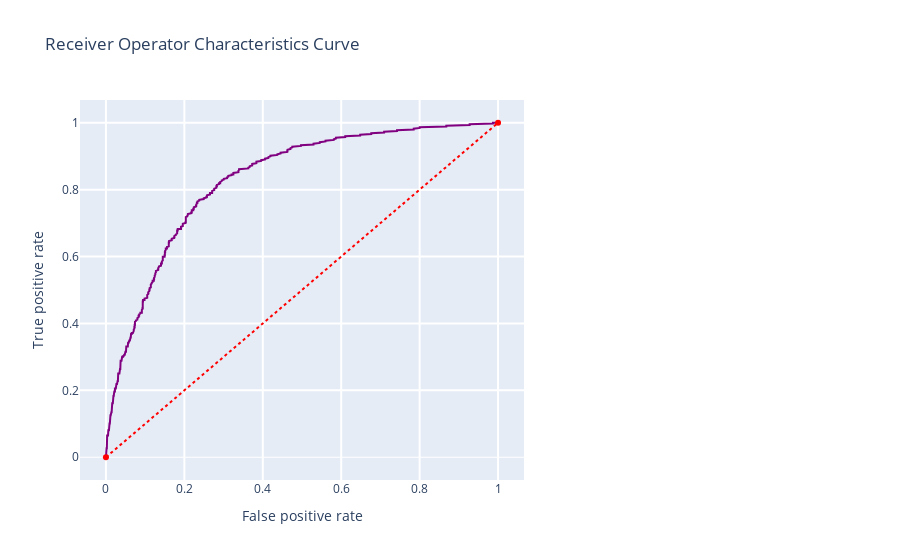

Notebook code cell kept with this figure:
### Code cell
print(recall_score(y_test, y_pred_LCV))
print(precision_score(y_test, y_pred_LCV))
print(accuracy_score(y_test, y_pred_LCV))
print(confusion_matrix(y_test,y_pred_LCV))
print(classification_report(y_test,y_pred_LCV))
print("Area under curve : ", roc_auc_score(y_test, y_pred_LCV))

roc_conf_plot(model_LCV, x_train, y_train, x_test, y_test)
threshold_plot(model_LCV, x_train, y_train)
LCV_model = model_metric(model_LCV,x_train,y_train,x_test,y_test, "Logistic Regression CV")

### Figure 1 — Plotly figure (JSON) as saved in the notebook; plotly's stock layout.template omitted (floating-point values rounded to 4 significant figures; data arrays with more than 128 entries replaced by an {"elided": "..."} marker saying what was removed)
{"data": [{"line": {"color": "purple", "width": 2}, "name": "Roc : 0.7563287413163782", "type": "scatter", "x": {"elided": "478 float values"}, "y": {"elided": "478 float values"}}, {"line": {"color": "red", "dash": "dot", "width": 2}, "type": "scatter", "x": [0, 1], "y": [0, 1]}], "layout": {"showlegend": false, "title": {"text": "Receiver Operator Characteristics Curve"}, "xaxis": {"domain": [0, 0.6], "gridwidth": 2, "ticklen": 5, "title": {"text": "False positive rate"}}, "yaxis": {"gridwidth": 2, "ticklen": 5, "title": {"text": "True positive rate"}, "zerolinewidth": 1}}}
